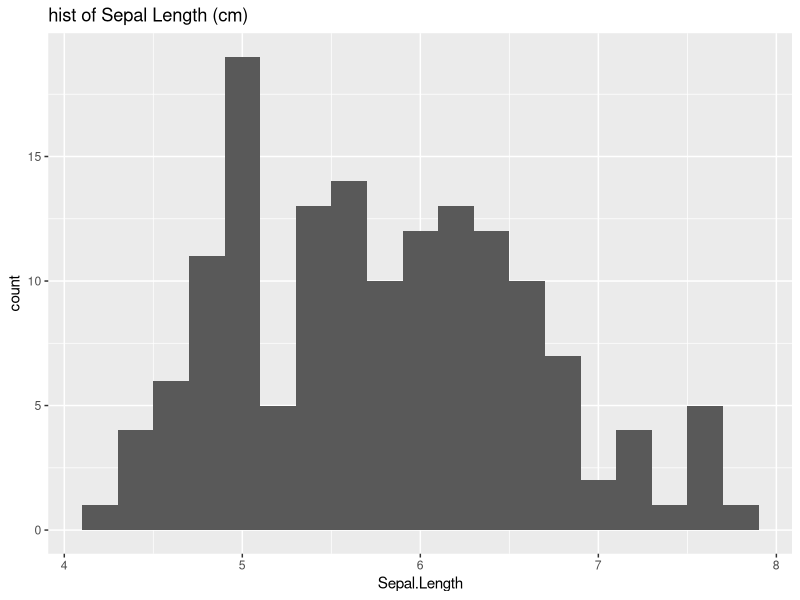
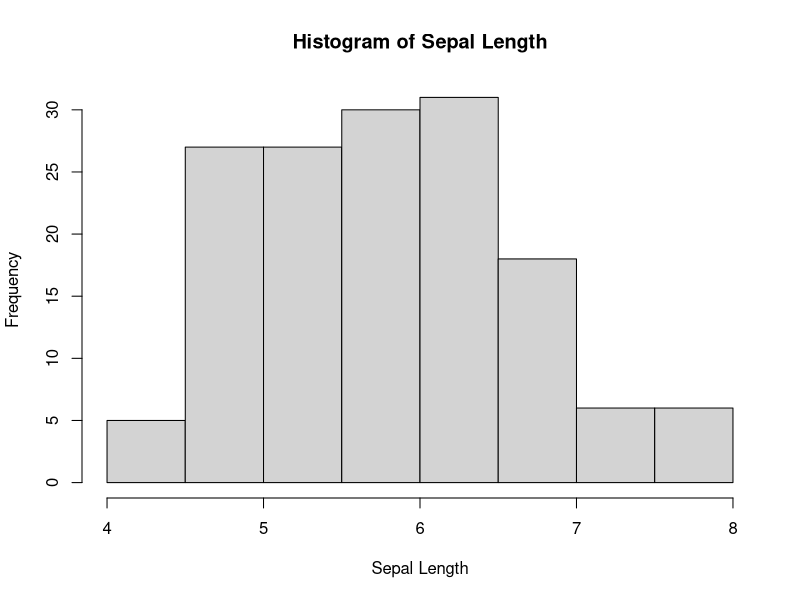
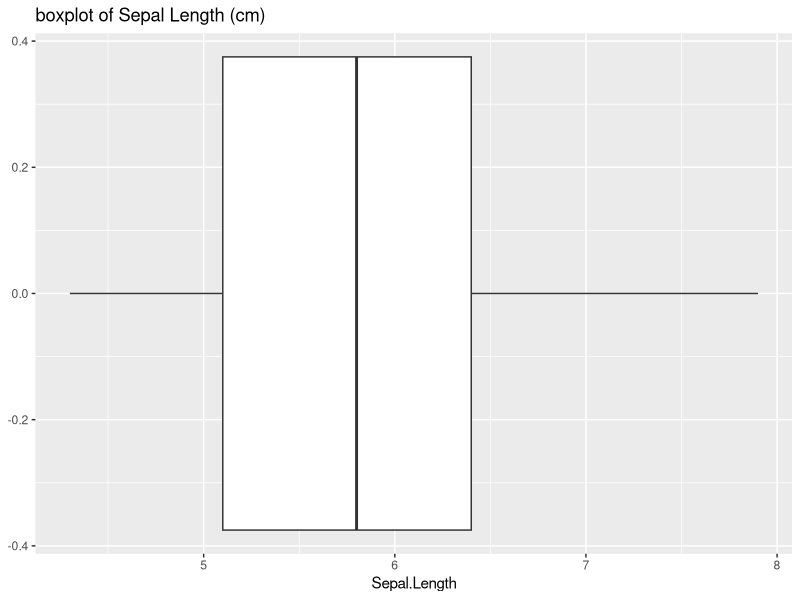
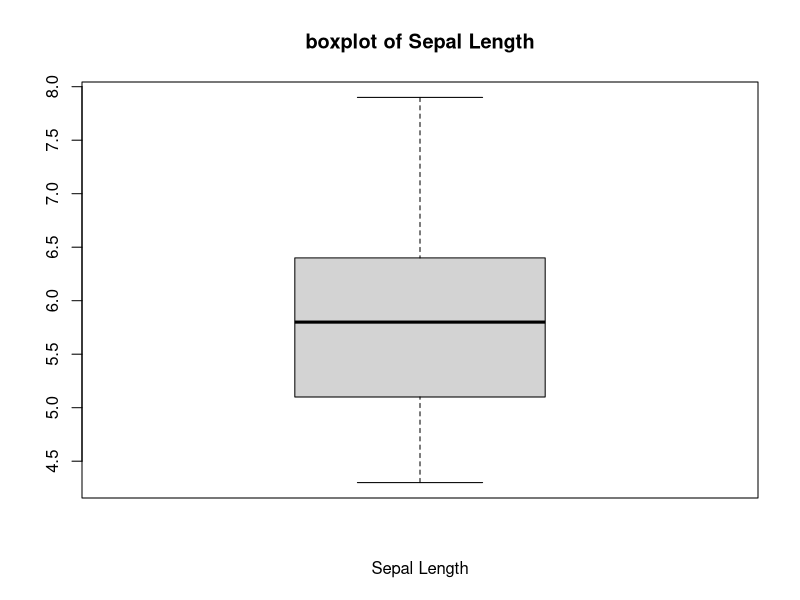
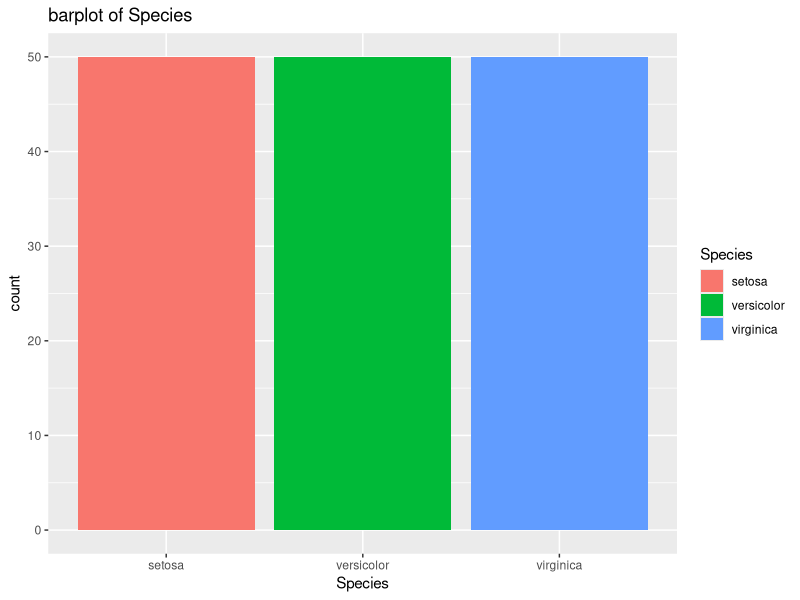
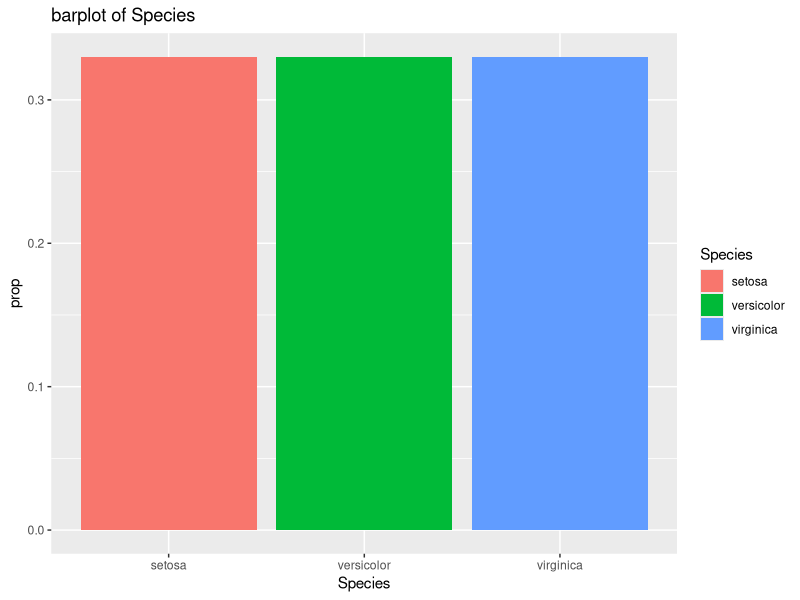
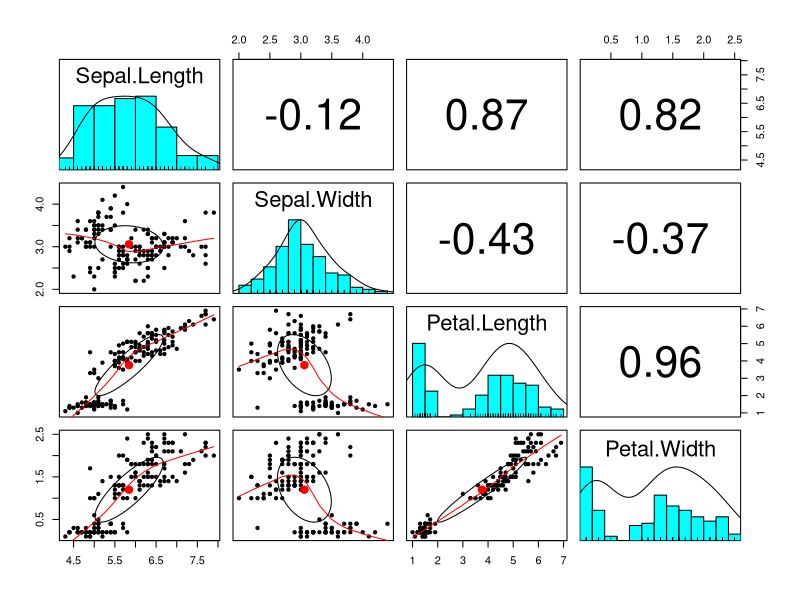
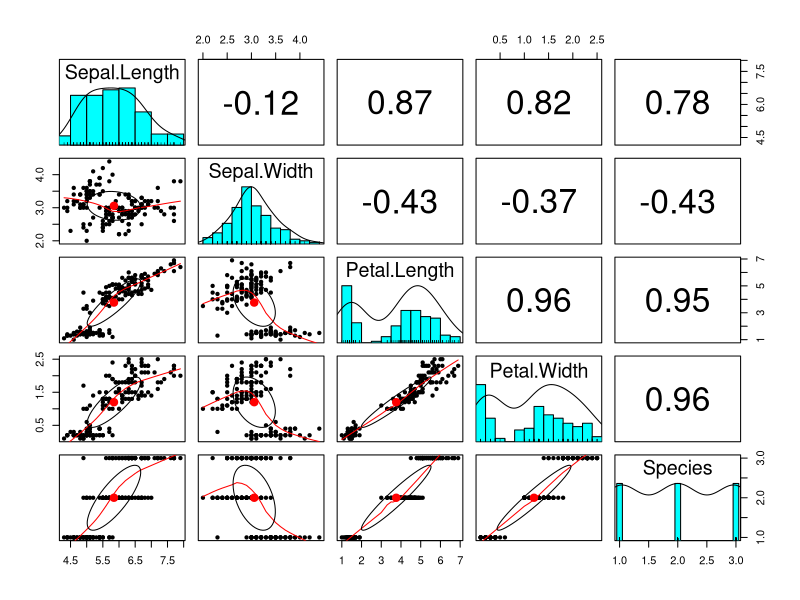

Reproduce these figures in R, in order.
## ---- chunk 1
library(tidyverse)
library(psych)
## ---- chunk 2
#?iris 
## ---- chunk 3
#?str
## ---- chunk 4
iris %>% str()

#str(iris)
## ---- chunk 5
iris %>% summarise(n = n()) # returns a tibble

#nrow(iris) # returns a vector with one integer
## ---- chunk 6
iris %>% ncol()

#ncol(iris)
## ---- chunk 7
iris %>% head() # defaults to 6 rows. 

#head(iris)
## ---- chunk 8
iris %>% head(n=1) # Show first 3 rows. 

#head(iris,n=3)
## ---- chunk 9
iris %>% tail() # Show LAST 3 rows. 

#tail(iris,n=3)
## ---- chunk 10
iris %>% summary()

#summary(iris)
## ---- chunk 11

iris$Sepal.Length %>% quantile()
iris$Sepal.Length %>% quantile(probs = seq(0,1, 0.2))
iris$Sepal.Length %>% quantile(probs = seq(0,1, 0.1))

#quantile(iris$Sepal.Length)
## ---- chunk 12
iris %>% summarize(sd(Sepal.Width))

#sd(iris[,c(2)])
## ---- chunk 13
iris %>% summarize(var(Sepal.Width))

#var(iris[,c(2)])
## ---- chunk 14
iris %>% 
  ggplot(aes(x=Sepal.Length)) + 
  geom_histogram(bins=19) +
  ggtitle('hist of Sepal Length (cm)')
## ---- chunk 15
hist(iris$Sepal.Length, main = "Histogram of Sepal Length",
     xlab = "Sepal Length")
## ---- chunk 16
iris %>% 
  ggplot(aes(x=Sepal.Length)) + 
  geom_boxplot() +
  ggtitle('boxplot of Sepal Length (cm)')
## ---- chunk 17
boxplot(iris$Sepal.Length, main = "boxplot of Sepal Length",
     xlab = "Sepal Length")
## ---- chunk 18
iris$Species %>% is.factor()

#is.factor(iris$Species)
## ---- chunk 19
iris$Species %>% summary()
## ---- chunk 20
iris$Species %>% nlevels()
## ---- chunk 21
iris %>% count(Species)
## ---- chunk 22
iris$Species %>% table()  %>% prop.table() %>% round(digits=3)
## ---- chunk 23
iris %>%
  group_by(Species) %>%
  summarize(n = n()) %>%
  mutate(prop = n/sum(n))
## ---- chunk 24
round(prop.table(table(iris$Species)),2)
## ---- chunk 25
iris %>%
  ggplot() +
  geom_bar(aes(x=Species,fill=Species)) +
  ggtitle('barplot of Species')
## ---- chunk 26
iris %>%
  count(Species) %>%
  mutate(total_n=sum(n)) %>%
  mutate(prop = round(n/total_n,2)) %>%
  ggplot() +
  geom_col(aes(x=Species,y=prop,fill=Species)) +
  ggtitle('barplot of Species')
## ---- chunk 27
iris %>% select(-Species) %>% pairs.panels()

#pairs.panels(iris)
## ---- chunk 28
pairs.panels(iris)
## ---- chunk 29
iris %>% 
  ggplot() +
  geom_point(aes(x=Sepal.Length,y=Sepal.Width)) +
  ggtitle('Sepal width by length')
## ---- chunk 30
iris %>% 
  ggplot() +
  geom_point(aes(x=Sepal.Length,y=Sepal.Width,color=Species)) +
  ggtitle('Sepal width by length')
## ---- chunk 31
with(iris, plot(Sepal.Length,Sepal.Width, col = Species, pch = as.numeric(Species)))
legend('topright', legend = levels(iris$Species),  col = 1:3, cex = 0.8, pch = 1:3)
## ---- chunk 32
iris %>% 
  ggplot() +
  geom_point(aes(x=Sepal.Length,y=Sepal.Width,color=Species,shape=Species)) +
  ggtitle('Sepal width by length') + 
  theme_minimal()
## ---- chunk 33
iris %>% 
  ggplot() +
  geom_boxplot(aes(x=Species,y=Sepal.Length,color=Species)) +
  ggtitle('Sepal length by species')
## ---- chunk 34
iris %>% split(.$Species) %>% map(summary) 
## ---- chunk 35
aggregate(Petal.Width~Species, summary, data = iris) # won't show in output
## ---- chunk 36
#iris %>% cor()
## ---- chunk 37
iris %>% select(-Species) %>% cor()
## ---- chunk 38
iris %>% select(Sepal.Width,Sepal.Length) %>% cor() 

#cor(iris[,c(2,1)])
## ---- chunk 39
iris %>% 
  group_by(Species) %>%
  summarize(cor=cor(Sepal.Width,Sepal.Length))
## ---- chunk 40
iris %>% select(Sepal.Width,Sepal.Length) %>% cov() 

#cov(iris[,c(2,1)])
## ---- chunk 41
iris %>% 
  group_by(Species) %>%
  summarize(cov = cov(Sepal.Width,Sepal.Length)) 

#cov(iris[,c(2,1)])
